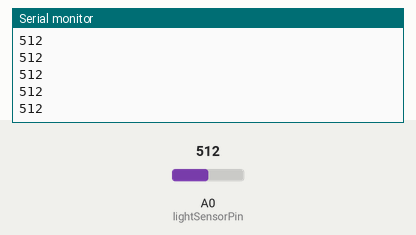
The sketch below on a simulated Arduino Uno, built with avr-gcc and run on an emulated ATmega328P. Parts: the last lines printed to the serial monitor. Inputs (shaded band) come from the test bench; at power-on: A0 (lightSensorPin) = 512.

Above: at 1.2 s.
1.3 s: A0 (lightSensorPin) set to 716
At 1.56 s:
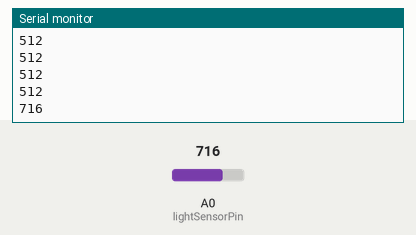
2.8 s: A0 (lightSensorPin) set to 900
At 2.96 s:
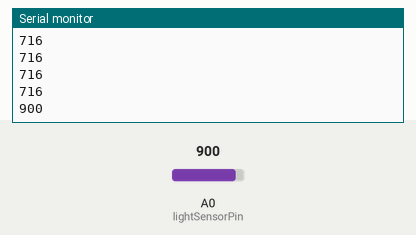
Timing chart, 0 to 5.8 s (numbered marks = the images above; inputs shaded):
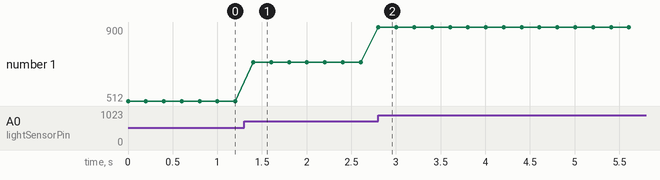

The sketch:

MWE_Ch09_BluetoothLightSensor.ino
```cpp
/*
Make: Wearable Electronics
 Bluetooth Light Sensor example
 */

// initialize variables
int lightSensorPin = A0;
int lightSensorValue = 0;

void setup() {
  // Initialize serial communication at 115200 bits per second.
  // This is the default speed of communication for the RN-42.
  Serial.begin(115200);
}

void loop() {
  // read the light sensor value
  int lightSensorValue = analogRead(lightSensorPin);
  // print the value of the light sensor
  Serial.println(lightSensorValue);
  // add a delay between readings so as not to lock the radio with data overflow
  delay(200);
}
```

Measured:
- after the input at 1.3 s, the serial monitor: prints a new line after 0.10 s (image 1)
- after the input at 2.8 s, the serial monitor: prints a new line at once (image 2)
- plotted number 1: 512 → 716 after the input at 1.3 s, 716 → 900 after the input at 2.8 s
